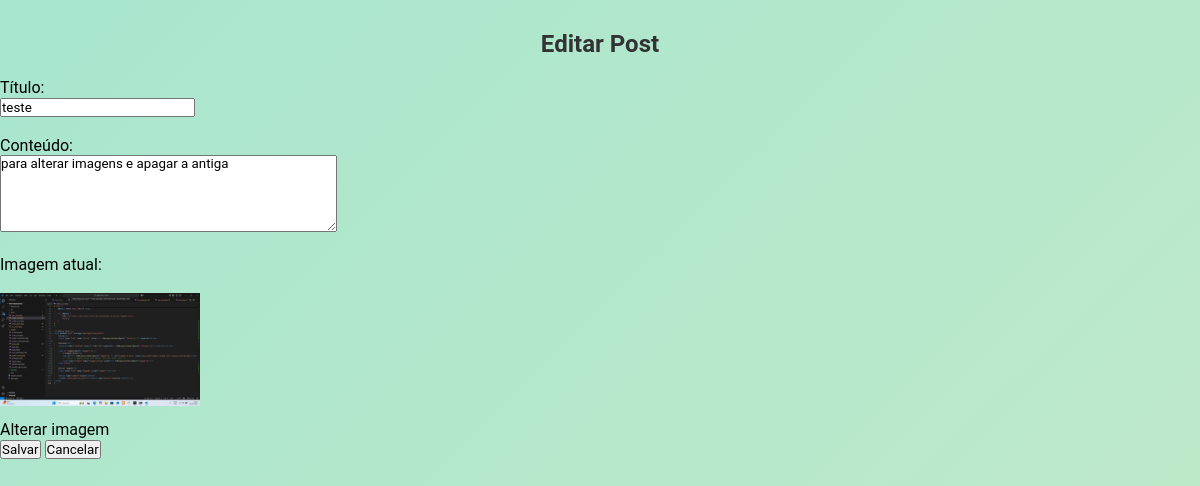
/index.php?rota=editar_post&id=14 (signed in), run on the app's committed database.
### tables this page shows
CREATE TABLE `posts` (
  `id` int(11) NOT NULL,
  `usuario_id` int(11) NOT NULL,
  `titulo` varchar(255) NOT NULL,
  `conteudo` text NOT NULL,
  `imagem` varchar(255) DEFAULT NULL,
  `criado_em` datetime DEFAULT current_timestamp(),
  `editado_em` datetime DEFAULT NULL
);

### inc/db_database.php (called while the page is built)
<?php
class Database {
    private $pdo;
    public function __construct() {
        try {
            $this->pdo = new PDO("mysql:host=localhost;dbname=rede_exploradores;charset=utf8", "root", "");
            $this->pdo->setAttribute(PDO::ATTR_ERRMODE, PDO::ERRMODE_EXCEPTION);
        } catch (PDOException $e) {
            die("Erro de conexão: " . $e->getMessage());
        }
    }
    public function query($sql, $params = []) {
        try {
            $stmt = $this->pdo->prepare($sql);
            $stmt->execute($params);
            return ['status' => 'success', 'data' => $stmt->fetchAll(PDO::FETCH_ASSOC)];
        } catch (PDOException $e) {
            return ['status' => 'error', 'message' => $e->getMessage()];
        }
    }
}

### posts/editar_post.php (the view, shortened to what this page needs)
<?php
require_once __DIR__ . '/../inc/db_database.php';
$db = new Database();
$usuario = $_SESSION['usuario'] ?? null;
$post_id = $_GET['id'] ?? null;
if ($_SERVER['REQUEST_METHOD'] === 'POST') {
    $titulo = trim($_POST['titulo']);
    $conteudo = trim($_POST['conteudo']);
    $imagem_antiga = $_POST['imagem_antiga'] ?? null;
    $imagem_nova = null;
    if (isset($_FILES['imagem']) && $_FILES['imagem']['error'] === UPLOAD_ERR_OK) {
        $arquivo_tmp = $_FILES['imagem']['tmp_name'];
        $nome_arquivo = basename($_FILES['imagem']['name']);
        $extensao = strtolower(pathinfo($nome_arquivo, PATHINFO_EXTENSION));
        $extensoes_permitidas = ['jpg', 'jpeg', 'png', 'gif'];
        if (!in_array($extensao, $extensoes_permitidas)) {
            echo "<p style='color:red;'>Formato de imagem não permitido. Use JPG, PNG ou GIF.</p>";
        } else {
            $diretorio = __DIR__ . '/../uploads/';
            if (!is_dir($diretorio)) {
                mkdir($diretorio, 0755, true);
            }
            $novo_nome = uniqid('img_') . '.' . $extensao;
            $destino = $diretorio . $novo_nome;
            if (move_uploaded_file($arquivo_tmp, $destino)) {
                $imagem_nova = 'uploads/' . $novo_nome;
                if ($imagem_antiga && $imagem_antiga !== $imagem_nova) {
                    $caminho_antigo = __DIR__ . '/../' . $imagem_antiga;
                    if (file_exists($caminho_antigo)) {
                        unlink($caminho_antigo);
                    }
                }
            } else {
                echo "<p style='color:red;'>Falha ao salvar a imagem.</p>";
            }
        }
    }
    if ($titulo && $conteudo) {
        $sql = "UPDATE posts
                SET titulo = :titulo, conteudo = :conteudo, editado_em = NOW(), imagem = :imagem
                WHERE id = :id AND usuario_id = :usuario_id";
        $params = [
            ':titulo' => $titulo,
            ':conteudo' => $conteudo,
            ':imagem' => $imagem_nova ?? $imagem_antiga,
            ':id' => $post_id,
            ':usuario_id' => $usuario['id']
        ];
        $db->query($sql, $params);
        header("Location: index.php?rota=perfil");
        exit;
    } else {
        echo "<p style='color:red;'>Preencha todos os campos.</p>";
    }
} else {
    $sql = "SELECT * FROM posts WHERE id = :id AND usuario_id = :usuario_id";
    $res = $db->query($sql, [':id' => $post_id, ':usuario_id' => $usuario['id']]);
    $post = $res['data'][0] ?? null;
}
?>
<!DOCTYPE html>
<html lang="pt-br">
<head>
    <link rel="stylesheet" href="css/home.css">
</head>
<body>
    <h2 class="align-text">Editar Post</h2>
    <div class="criar-post">
        <form method="post" enctype="multipart/form-data">
            Título:<br>
            <input type="text" name="titulo" value="<?= htmlspecialchars($post['titulo']) ?>" required><br><br>
            Conteúdo:<br>
            <textarea name="conteudo" rows="5" cols="40" required><?= htmlspecialchars($post['conteudo']) ?></textarea><br><br>
            <?php if (!empty($post['imagem'])): ?>
                <p>Imagem atual:</p><br>
                <img src="<?= htmlspecialchars($post['imagem']) ?>" alt="Imagem do post" style="max-width:200px; height:auto; margin-bottom:10px;"><br>
            <?php endif; ?>
            <div class="file-upload-wrapper">
                <label for="imagem" class="custom-file-upload">
                    Alterar imagem
                </label><br>
            </div>
                <button type="submit">Salvar</button>
                <a href="index.php?rota=perfil"><button type="button">Cancelar</button></a>
            </div>
</body>
</html>

### css/home.css (style rules this page uses)
* { margin: 0; padding: 0; box-sizing: border-box; font-family: "Roboto", sans-serif; word-break: break-word; }
body { background: linear-gradient(135deg, #a8e6cf, #dcedc1, #aed581); background-size: 400% 400%; animation: backgroundShift 15s ease infinite; min-height: 100vh; }
h2 { text-align: center; margin-top: 30px; margin-bottom: 20px; color: #333; }

### data on the page
posts: titulo "teste", conteudo "para alterar imagens e apagar a antiga", imagem (picture)
